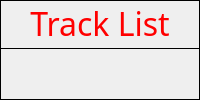
        <widget class="QFrame" name="frameTrackList">
         <property name="palette">
          <palette>
           <active>
            <colorrole role="ButtonText">
             <brush brushstyle="SolidPattern">
              <color alpha="255">
               <red>255</red>
               <green>255</green>
               <blue>255</blue>
              </color>
             </brush>
            </colorrole>
           </active>
           <inactive>
            <colorrole role="ButtonText">
             <brush brushstyle="SolidPattern">
              <color alpha="255">
               <red>255</red>
               <green>255</green>
               <blue>255</blue>
              </color>
             </brush>
            </colorrole>
           </inactive>
           <disabled>
            <colorrole role="ButtonText">
             <brush brushstyle="SolidPattern">
              <color alpha="255">
               <red>133</red>
               <green>131</green>
               <blue>127</blue>
              </color>
             </brush>
            </colorrole>
           </disabled>
          </palette>
         </property>
         <property name="frameShape">
          <enum>QFrame::Box</enum>
         </property>
         <property name="frameShadow">
          <enum>QFrame::Plain</enum>
         </property>
         <layout class="QVBoxLayout" name="verticalLayout" stretch="30,1,100">
          <property name="spacing">
           <number>1</number>
          </property>
          <property name="margin">
           <number>0</number>
          </property>
          <item>
           <widget class="QLabel" name="lblTrackString">
            <property name="palette">
             <palette>
              <active>
               <colorrole role="WindowText">
                <brush brushstyle="SolidPattern">
                 <color alpha="255">
                  <red>255</red>
                  <green>0</green>
                  <blue>0</blue>
                 </color>
                </brush>
               </colorrole>
               <colorrole role="Text">
                <brush brushstyle="SolidPattern">
                 <color alpha="255">
                  <red>255</red>
                  <green>255</green>
                  <blue>255</blue>
                 </color>
                </brush>
               </colorrole>
               <colorrole role="BrightText">
                <brush brushstyle="SolidPattern">
                 <color alpha="255">
                  <red>255</red>
                  <green>255</green>
                  <blue>255</blue>
                 </color>
                </brush>
               </colorrole>
               <colorrole role="ButtonText">
                <brush brushstyle="SolidPattern">
                 <color alpha="255">
                  <red>255</red>
                  <green>255</green>
                  <blue>255</blue>
                 </color>
                </brush>
               </colorrole>
              </active>
              <inactive>
               <colorrole role="WindowText">
                <brush brushstyle="SolidPattern">
                 <color alpha="255">
                  <red>255</red>
                  <green>0</green>
                  <blue>0</blue>
                 </color>
                </brush>
               </colorrole>
               <colorrole role="Text">
                <brush brushstyle="SolidPattern">
                 <color alpha="255">
                  <red>255</red>
                  <green>255</green>
                  <blue>255</blue>
                 </color>
                </brush>
               </colorrole>
               <colorrole role="BrightText">
                <brush brushstyle="SolidPattern">
                 <color alpha="255">
                  <red>255</red>
                  <green>255</green>
                  <blue>255</blue>
                 </color>
                </brush>
               </colorrole>
               <colorrole role="ButtonText">
                <brush brushstyle="SolidPattern">
                 <color alpha="255">
                  <red>255</red>
                  <green>255</green>
                  <blue>255</blue>
                 </color>
                </brush>
               </colorrole>
              </inactive>
              <disabled>
               <colorrole role="WindowText">
                <brush brushstyle="SolidPattern">
                 <color alpha="255">
                  <red>133</red>
                  <green>131</green>
                  <blue>127</blue>
                 </color>
                </brush>
               </colorrole>
               <colorrole role="Text">
                <brush brushstyle="SolidPattern">
                 <color alpha="255">
                  <red>133</red>
                  <green>131</green>
                  <blue>127</blue>
                 </color>
                </brush>
               </colorrole>
               <colorrole role="BrightText">
                <brush brushstyle="SolidPattern">
                 <color alpha="255">
                  <red>255</red>
                  <green>255</green>
                  <blue>255</blue>
                 </color>
                </brush>
               </colorrole>
               <colorrole role="ButtonText">
                <brush brushstyle="SolidPattern">
                 <color alpha="255">
                  <red>133</red>
                  <green>131</green>
                  <blue>127</blue>
                 </color>
                </brush>
               </colorrole>
              </disabled>
             </palette>
            </property>
            <property name="font">
             <font>
              <family>Digital-7</family>
              <pointsize>24</pointsize>
             </font>
            </property>
            <property name="autoFillBackground">
             <bool>true</bool>
            </property>
            <property name="text">
             <string>Track List</string>
            </property>
            <property name="alignment">
             <set>Qt::AlignCenter</set>
            </property>
           </widget>
          </item>
          <item>
           <widget class="Line" name="line">
            <property name="frameShadow">
             <enum>QFrame::Plain</enum>
            </property>
            <property name="orientation">
             <enum>Qt::Horizontal</enum>
            </property>
           </widget>
          </item>
          <item>
           <widget class="QLabel" name="lblTrackList">
            <property name="sizePolicy">
             <sizepolicy hsizetype="Preferred" vsizetype="Preferred">
              <horstretch>0</horstretch>
              <verstretch>0</verstretch>
             </sizepolicy>
            </property>
            <property name="palette">
             <palette>
              <active>
               <colorrole role="WindowText">
                <brush brushstyle="SolidPattern">
                 <color alpha="255">
                  <red>255</red>
                  <green>0</green>
                  <blue>0</blue>
                 </color>
                </brush>
               </colorrole>
              </active>
              <inactive>
               <colorrole role="WindowText">
                <brush brushstyle="SolidPattern">
                 <color alpha="255">
                  <red>255</red>
                  <green>0</green>
                  <blue>0</blue>
                 </color>
                </brush>
               </colorrole>
              </inactive>
              <disabled>
               <colorrole role="WindowText">
                <brush brushstyle="SolidPattern">
                 <color alpha="255">
                  <red>133</red>
                  <green>131</green>
                  <blue>127</blue>
                 </color>
                </brush>
               </colorrole>
              </disabled>
             </palette>
            </property>
            <property name="font">
             <font>
              <family>Digital-7</family>
              <pointsize>12</pointsize>
             </font>
            </property>
            <property name="text">
             <string/>
            </property>
            <property name="textFormat">
             <enum>Qt::PlainText</enum>
            </property>
            <property name="alignment">
             <set>Qt::AlignLeading|Qt::AlignLeft|Qt::AlignTop</set>
            </property>
            <property name="wordWrap">
             <bool>false</bool>
            </property>
           </widget>
          </item>
         </layout>
        </widget>
